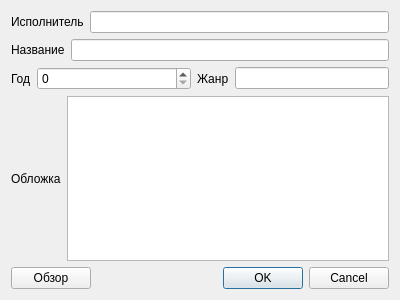
<?xml version="1.0" encoding="UTF-8"?>
<ui version="4.0">
 <class>AlbumDialog</class>
 <widget class="QDialog" name="AlbumDialog">
  <property name="geometry">
   <rect>
    <x>0</x>
    <y>0</y>
    <width>400</width>
    <height>300</height>
   </rect>
  </property>
  <property name="windowTitle">
   <string>Dialog</string>
  </property>
  <layout class="QVBoxLayout" name="verticalLayout">
   <item>
    <layout class="QHBoxLayout" name="horizontalLayout">
     <item>
      <widget class="QLabel" name="label">
       <property name="text">
        <string>Исполнитель</string>
       </property>
      </widget>
     </item>
     <item>
      <widget class="QLineEdit" name="lineEdit"/>
     </item>
    </layout>
   </item>
   <item>
    <layout class="QHBoxLayout" name="horizontalLayout_2">
     <item>
      <widget class="QLabel" name="label_2">
       <property name="text">
        <string>Название</string>
       </property>
      </widget>
     </item>
     <item>
      <widget class="QLineEdit" name="lineEdit_2"/>
     </item>
    </layout>
   </item>
   <item>
    <layout class="QHBoxLayout" name="horizontalLayout_3">
     <item>
      <widget class="QLabel" name="label_3">
       <property name="text">
        <string>Год</string>
       </property>
      </widget>
     </item>
     <item>
      <widget class="QSpinBox" name="spinBox">
       <property name="enabled">
        <bool>true</bool>
       </property>
       <property name="sizePolicy">
        <sizepolicy hsizetype="Expanding" vsizetype="Fixed">
         <horstretch>0</horstretch>
         <verstretch>0</verstretch>
        </sizepolicy>
       </property>
       <property name="maximum">
        <number>3000</number>
       </property>
      </widget>
     </item>
     <item>
      <widget class="QLabel" name="label_4">
       <property name="text">
        <string>Жанр</string>
       </property>
      </widget>
     </item>
     <item>
      <widget class="QLineEdit" name="lineEdit_3"/>
     </item>
    </layout>
   </item>
   <item>
    <layout class="QHBoxLayout" name="horizontalLayout_4">
     <item>
      <widget class="QLabel" name="label_5">
       <property name="text">
        <string>Обложка</string>
       </property>
      </widget>
     </item>
     <item>
      <widget class="QPlainTextEdit" name="plainTextEdit"/>
     </item>
    </layout>
   </item>
   <item>
    <layout class="QHBoxLayout" name="horizontalLayout_5">
     <item>
      <widget class="QPushButton" name="pushButton">
       <property name="text">
        <string>Обзор</string>
       </property>
      </widget>
     </item>
     <item>
      <widget class="QDialogButtonBox" name="buttonBox">
       <property name="orientation">
        <enum>Qt::Horizontal</enum>
       </property>
       <property name="standardButtons">
        <set>QDialogButtonBox::Cancel|QDialogButtonBox::Ok</set>
       </property>
      </widget>
     </item>
    </layout>
   </item>
  </layout>
 </widget>
 <resources/>
 <connections>
  <connection>
   <sender>buttonBox</sender>
   <signal>accepted()</signal>
   <receiver>AlbumDialog</receiver>
   <slot>accept()</slot>
   <hints>
    <hint type="sourcelabel">
     <x>248</x>
     <y>254</y>
    </hint>
    <hint type="destinationlabel">
     <x>157</x>
     <y>274</y>
    </hint>
   </hints>
  </connection>
  <connection>
   <sender>buttonBox</sender>
   <signal>rejected()</signal>
   <receiver>AlbumDialog</receiver>
   <slot>reject()</slot>
   <hints>
    <hint type="sourcelabel">
     <x>316</x>
     <y>260</y>
    </hint>
    <hint type="destinationlabel">
     <x>286</x>
     <y>274</y>
    </hint>
   </hints>
  </connection>
 </connections>
</ui>
